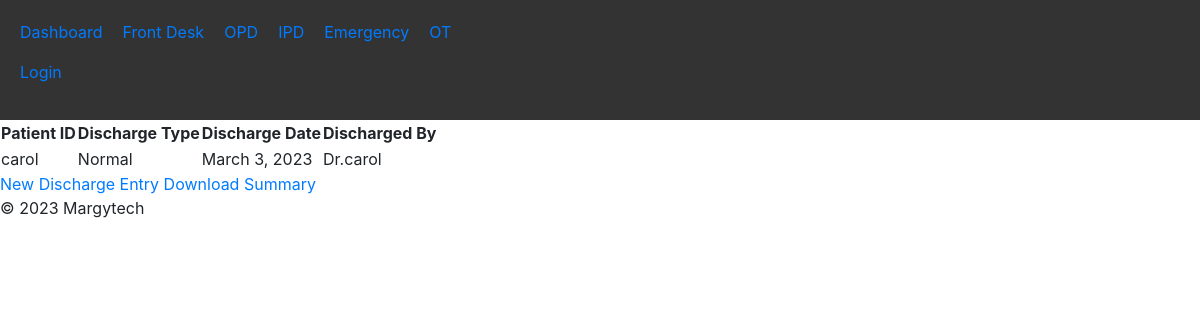
The page /discharge_summary/ on the database its author committed.
### HIS/models.py (models this page shows)
class PatientDischarge(models.Model):
    patient_id = models.ForeignKey(Patient, on_delete=models.CASCADE)
    discharge_type = models.CharField(max_length=50)
    discharge_date = models.DateField()
    discharged_by = models.ForeignKey(Doctor, on_delete=models.CASCADE)
    created_at = models.DateTimeField(auto_now_add=True)
    updated_at = models.DateTimeField(auto_now=True)

class Patient(models.Model):
    name = models.CharField(max_length=255)
    age = models.IntegerField()
    gender = models.CharField(max_length=10)
    contact_info = models.CharField(max_length=100)
    patient_type = [
        ('OPD', 'OPD'),
        ('IPD', 'IPD'),
        ('Emergency', 'Emergency'),
        ]
    patient_type = models.CharField(max_length=20, choices=patient_type)
    Date = models.DateField()
    def __str__(self):
        return self.name

class Doctor(models.Model):
    name = models.CharField(max_length=255)
    specialty = models.ForeignKey(Specialty, on_delete=models.CASCADE)
    def __str__(self):
        return self.name

### HIS/views.py (the view)
# urls.py: path('discharge_summary/', discharge_summary, name='discharge_summary'),
def discharge_summary(request):
    patient_discharge = PatientDischarge.objects.all()
    context = {
        'patient_discharge': patient_discharge,
    }
    return render(request, 'inpatient/discharge_summary.html', context)

### HIS/templates/inpatient/discharge_summary.html (shortened to what this page needs)
{% extends "base.html" %}
{% block content %}
<link rel="stylesheet" href="https://stackpath.bootstrapcdn.com/bootstrap/4.3.1/css/bootstrap.min.css">
<table>
    <thead>
        <tr>
            <th>Patient ID</th>
            <th>Discharge Type</th>
            <th>Discharge Date</th>
            <th>Discharged By</th>
        </tr>
    </thead>
    <tbody>
        {% for discharge in patient_discharge %}
        <tr>
            <td>{{ discharge.patient_id }}</td>
            <td>{{ discharge.discharge_type }}</td>
            <td>{{ discharge.discharge_date }}</td>
            <td>{{ discharge.discharged_by }}</td>
        </tr>
        {% endfor %}
    </tbody>
</table>
<a href="{% url 'patient_discharge' %}">New Discharge Entry</a>
<a href="{% url 'download_discharge_summary' %}">Download Summary</a>
{% endblock %}

### HIS/templates/base.html (style rules this page uses)
a { color: #fff; text-decoration: none; }

### rows shown on the page
PatientDischarge: patient_id "carol", discharge_type "Normal", discharge_date "March 3, 2023", discharged_by "Dr.carol"
